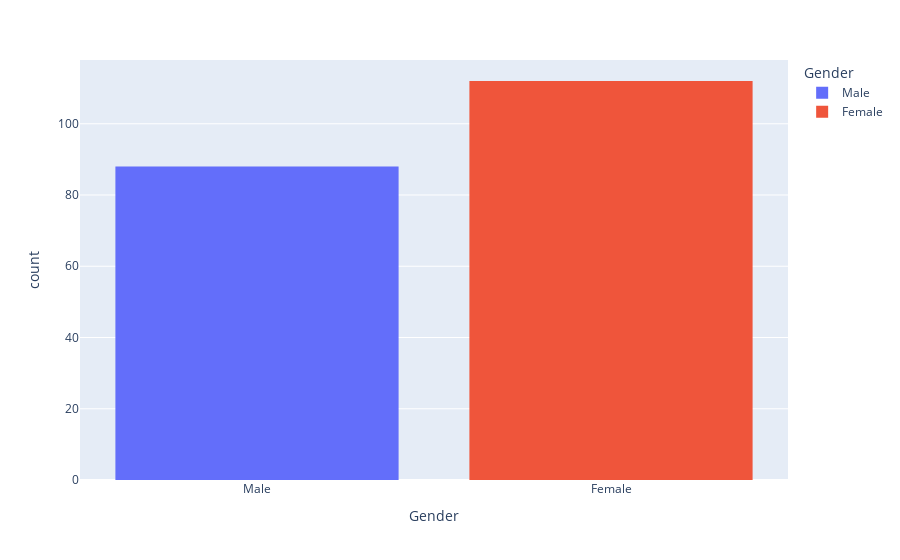

The code cell stored with this chart in its notebook:
### Markdown cell above
### lets see how male and female customers do we have

### Code cell
# temporarily cahnging the values back to normal in Gender for the sake of the graph

customer_data.replace({"Gender":{0:"Male", 1:"Female"}}, inplace=True)

fig = px.histogram(x="Gender",color="Gender", category_orders={"Gender": ["Male", "Female"]},  data_frame=customer_data)
plt.figure(figsize=(15,8))
fig.update_layout(bargap=0.2)
fig.show()

### Figure 1 — Plotly figure (JSON) as saved in the notebook; plotly's stock layout.template omitted (floating-point values rounded to 4 significant figures)
{"data": [{"alignmentgroup": "True", "bingroup": "x", "hovertemplate": "Gender=%{x}<br>count=%{y}<extra></extra>", "legendgroup": "Male", "marker": {"color": "#636efa", "pattern": {"shape": ""}}, "name": "Male", "offsetgroup": "Male", "orientation": "v", "showlegend": true, "type": "histogram", "x": ["Male", "Male", "Male", "Male", "Male", "Male", "Male", "Male", "Male", "Male", "Male", "Male", "Male", "Male", "Male", "Male", "Male", "Male", "Male", "Male", "Male", "Male", "Male", "Male", "Male", "Male", "Male", "Male", "Male", "Male", "Male", "Male", "Male", "Male", "Male", "Male", "Male", "Male", "Male", "Male", "Male", "Male", "Male", "Male", "Male", "Male", "Male", "Male", "Male", "Male", "Male", "Male", "Male", "Male", "Male", "Male", "Male", "Male", "Male", "Male", "Male", "Male", "Male", "Male", "Male", "Male", "Male", "Male", "Male", "Male", "Male", "Male", "Male", "Male", "Male", "Male", "Male", "Male", "Male", "Male", "Male", "Male", "Male", "Male", "Male", "Male", "Male", "Male"], "xaxis": "x", "yaxis": "y"}, {"alignmentgroup": "True", "bingroup": "x", "hovertemplate": "Gender=%{x}<br>count=%{y}<extra></extra>", "legendgroup": "Female", "marker": {"color": "#EF553B", "pattern": {"shape": ""}}, "name": "Female", "offsetgroup": "Female", "orientation": "v", "showlegend": true, "type": "histogram", "x": ["Female", "Female", "Female", "Female", "Female", "Female", "Female", "Female", "Female", "Female", "Female", "Female", "Female", "Female", "Female", "Female", "Female", "Female", "Female", "Female", "Female", "Female", "Female", "Female", "Female", "Female", "Female", "Female", "Female", "Female", "Female", "Female", "Female", "Female", "Female", "Female", "Female", "Female", "Female", "Female", "Female", "Female", "Female", "Female", "Female", "Female", "Female", "Female", "Female", "Female", "Female", "Female", "Female", "Female", "Female", "Female", "Female", "Female", "Female", "Female", "Female", "Female", "Female", "Female", "Female", "Female", "Female", "Female", "Female", "Female", "Female", "Female", "Female", "Female", "Female", "Female", "Female", "Female", "Female", "Female", "Female", "Female", "Female", "Female", "Female", "Female", "Female", "Female", "Female", "Female", "Female", "Female", "Female", "Female", "Female", "Female", "Female", "Female", "Female", "Female", "Female", "Female", "Female", "Female", "Female", "Female", "Female", "Female", "Female", "Female", "Female", "Female"], "xaxis": "x", "yaxis": "y"}], "layout": {"bargap": 0.2, "barmode": "relative", "legend": {"title": {"text": "Gender"}, "tracegroupgap": 0}, "margin": {"t": 60}, "xaxis": {"anchor": "y", "categoryarray": ["Male", "Female"], "categoryorder": "array", "domain": [0, 1], "title": {"text": "Gender"}}, "yaxis": {"anchor": "x", "domain": [0, 1], "title": {"text": "count"}}}}
